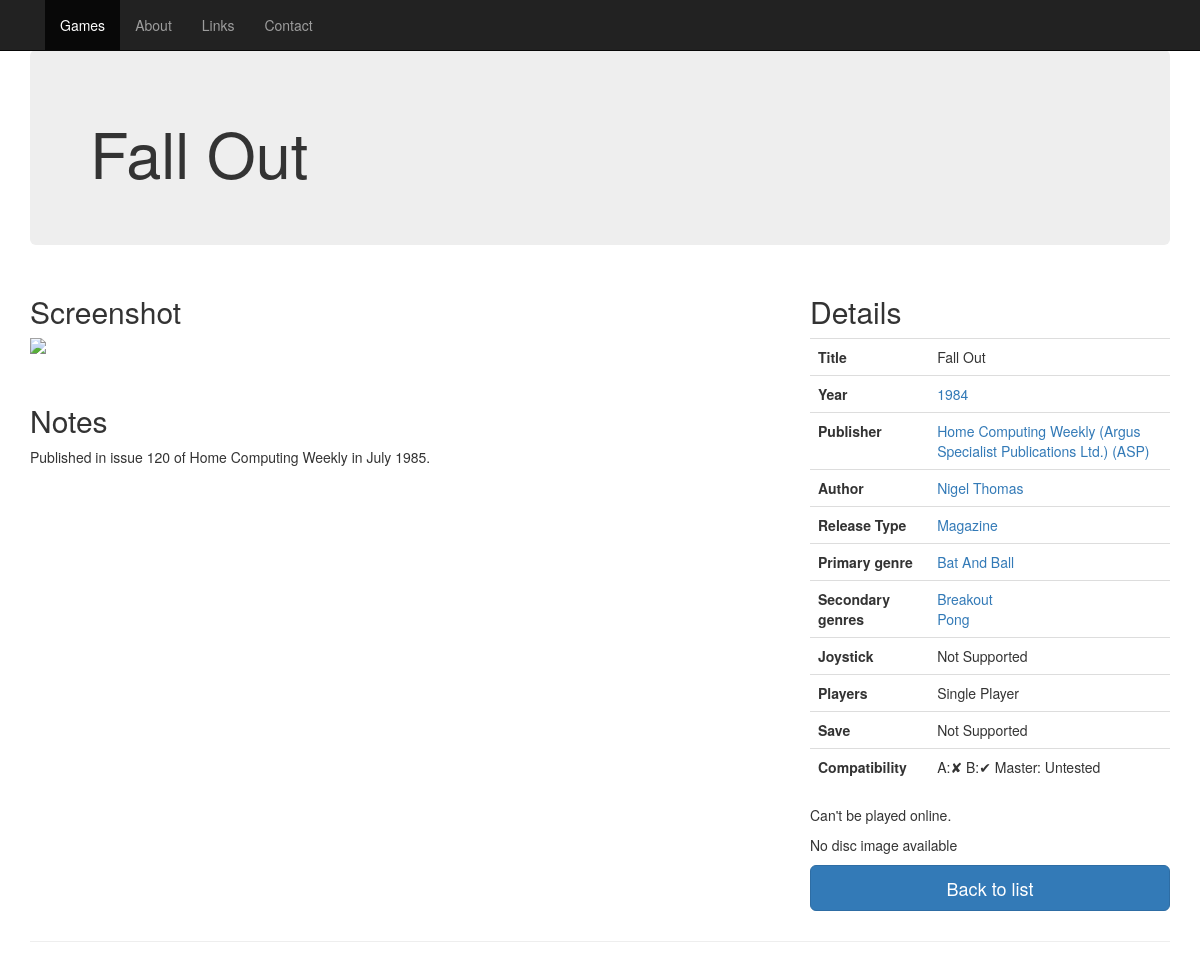
The app's page /web/game.php?id=1228 with its own data.
### tables this page shows
CREATE TABLE IF NOT EXISTS `games` (
  `id` int(11) NOT NULL,
  `parent` int(11) DEFAULT NULL,
  `title_article` varchar(80) DEFAULT NULL,
  `title` varchar(255) NOT NULL,
  `year` varchar(4) DEFAULT NULL,
  `genre` int(11) DEFAULT NULL,
  `reltype` char(1) DEFAULT NULL,
  `notes` mediumtext,
  `players_min` int(11) NOT NULL DEFAULT '1',
  `players_max` int(11) NOT NULL DEFAULT '1',
  `joystick` char(1) DEFAULT NULL,
  `save` char(1) DEFAULT NULL,
  `hardware` varchar(255) DEFAULT NULL COMMENT 'Hardware required',
  `electron` char(1) DEFAULT NULL COMMENT 'Electron game changed to work on BBC.',
  `version` varchar(255) DEFAULT NULL,
  `series` varchar(40) DEFAULT NULL,
  `series_no` varchar(20) DEFAULT NULL,
  `lastupdater` int(11) NOT NULL,
  `lastupdated` datetime NOT NULL,
  `created` datetime NOT NULL,
  `creator` int(11) NOT NULL,
  `imgupdated` datetime DEFAULT NULL,
  `imgupdater` int(11) NOT NULL,
  `compat_a` char(1) DEFAULT 'N' COMMENT 'Model A Compatibility',
  `compat_b` char(1) DEFAULT 'Y' COMMENT 'Model B Compatibility',
  `compat_master` char(1) DEFAULT NULL COMMENT 'Master Compatibility'
);

CREATE TABLE IF NOT EXISTS `games_publishers` (
  `id` int(11) NOT NULL,
  `gameid` int(11) NOT NULL,
  `pubid` int(11) NOT NULL,
  `main` char(1) NOT NULL DEFAULT 'Y'
);

CREATE TABLE IF NOT EXISTS `publishers` (
  `id` int(11) NOT NULL,
  `name` varchar(255) NOT NULL
);

CREATE TABLE IF NOT EXISTS `authors` (
  `id` int(11) NOT NULL,
  `name` varchar(255) NOT NULL,
  `alias` varchar(255) DEFAULT NULL
);

CREATE TABLE IF NOT EXISTS `reltype` (
  `id` char(1) NOT NULL DEFAULT '',
  `name` varchar(255) DEFAULT NULL,
  `selected` char(1) NOT NULL,
  `rel_order` int(13) DEFAULT NULL
);

CREATE TABLE IF NOT EXISTS `genres` (
  `id` int(11) NOT NULL,
  `name` varchar(255) NOT NULL
);

### web/includes/playlink.php (called while the page is built, shortened)
<?php
function get_scrshot($file,$subdir) {
  $di='gameimg/screenshots/default.jpg';
  if ($subdir === NULL or $subdir === '') {
    $imgfile = 'gameimg/screenshots/' . $file;
  } else {
    $imgfile = 'gameimg/screenshots/' . $subdir . '/' . $file;
  }
  if (!file_exists($imgfile)) {
    $imgfile=$di;
  }
  return $imgfile;
}
?>

### web/game.php (the view, shortened to what this page needs)
<?php
require 'includes/db_connect.php';
require 'includes/menu.php';
require 'includes/playlink.php';
$id=0;
if ( isset($_GET["id"])) {
  $id=intval($_GET["id"]);
}
$sql = "select g.id, g.title_article, g.title, g.parent, g.year, g.notes, g.joystick, g.players_min, g.players_max, g.save, g.hardware, g.version,
g.electron, g.series, g.series_no, n.name as genre, r.id as relid, r.name as reltype, g.compat_a, g.compat_b, g.compat_master from games g left join genres n on n.id = g.genre left join reltype r on r.id = g.reltype where g.id  = ?";
$sth = $db->prepare($sql,array(PDO::ATTR_CURSOR => PDO::CURSOR_FWDONLY));
$sth->bindParam(1, $id, PDO::PARAM_INT);
if ($sth->execute()) {
  $game = $sth->fetch();
} else {
  echo "Error:";
  echo "\n";
  $sth->debugDumpParams ();
  $game=array();
}
$sql = "select * from screenshots where gameid  = ?";
$sth = $db->prepare($sql,array(PDO::ATTR_CURSOR => PDO::CURSOR_FWDONLY));
$sth->bindParam(1, $id, PDO::PARAM_INT);
if ($sth->execute()) {
  $shot = $sth->fetchAll();
} else {
  echo "Error:";
  echo "\n";
  $sth->debugDumpParams ();
  $shot=array();
}
$scrshot=get_scrshot($shot[0]['filename'],$shot[0]['subdir']);
$sql = "select * from images where gameid  = ?";
$sth = $db->prepare($sql,array(PDO::ATTR_CURSOR => PDO::CURSOR_FWDONLY));
$sth->bindParam(1, $id, PDO::PARAM_INT);
if ($sth->execute()) {
  $img = $sth->fetch();
} else {
  echo "Error:";
  echo "\n";
  $sth->debugDumpParams ();
  $img=array();
}
$ssd = get_discloc($img["filename"],$img['subdir']);
$ssd_info = pathinfo($ssd);
$jsbeeb=JB_LOC;
$root=WS_ROOT;
$playlink=get_playlink($img,$jsbeeb,$root);
$imglink="";
if ($img['probs'] != 'N' and $playlink != NULL ) {
  if ($img['probs']=='P') {
    $imglink='<p style="text-align: center">This game doesn\'t work properly in jsbeeb.</p>' . $imglink .'<p><a type="button" class="btn btn-warning btn-lg center-block" onmousedown="log('.$id.',\'d\');" href="' . $playlink . '" >Play Anyway</a></p>';
  }else{
    $imglink=$imglink .'<p><a type="button" class="btn btn-primary btn-lg center-block" onmousedown="log('.$id.',\'d\');" href="' . $playlink . '" >Play</a></p>';
  }
} else {
  $imglink=$imglink."<p>Can't be played online.</p>";
}
if ( $ssd != NULL && file_exists($ssd)) {
  $imglink=$imglink.'<p><a type="button" download="'.$ssd_info['basename'].'" class="btn btn-primary btn-lg center-block" onmousedown="log('.$id.',\'d\');" href="' . $ssd . '">Download</a></p>';
  if ( $ssd_info['extension'] = 'ssd' ) {
    $imglink=$imglink.'<p><a href="explore.php?id='.$id.'" type="button" class="btn btn-primary btn-lg center-block">Explore Disc</a></p>';
  }
} else {
  $imglink=$imglink."<p>No disc image available</p>";
}
$sql = "select * from game_genre gg, genres g where gg.gameid  = ? and gg.genreid = g.id";
$sth = $db->prepare($sql,array(PDO::ATTR_CURSOR => PDO::CURSOR_FWDONLY));
$sth->bindParam(1, $id, PDO::PARAM_INT);
if ($sth->execute()) {
  $genres = $sth->fetchAll();
} else {
  echo "Error:";
  echo "\n";
  $sth->debugDumpParams ();
  $genres=array();
}
$sql = "select * from games_publishers gp, publishers p where gp.gameid  = ? and gp.pubid = p.id";
$sth = $db->prepare($sql,array(PDO::ATTR_CURSOR => PDO::CURSOR_FWDONLY));
$sth->bindParam(1, $id, PDO::PARAM_INT);
if ($sth->execute()) {
  $publishers = $sth->fetchAll();
} else {
  echo "Error:";
  echo "\n";
  $sth->debugDumpParams ();
  $genres=array();
}
$sql = "select a.name from games_authors ga, authors a where ga.games_id  = ? and ga.authors_id = a.id";
$sth = $db->prepare($sql,array(PDO::ATTR_CURSOR => PDO::CURSOR_FWDONLY));
$sth->bindParam(1, $id, PDO::PARAM_INT);
if ($sth->execute()) {
  $authors = $sth->fetchAll();
} else {
  echo "Error:";
  echo "\n";
  $sth->debugDumpParams ();
  $authors=array();
}
if (strlen($game["title_article"]) > 0) {
   $ta=$game["title_article"].' ';
} else {
   $ta='';
}
$split=explode('(',$game["title"]);
$title='<h1>' . $ta . $split[0];
if (count($split) > 1 ) {
   $title = $title . '</h1><p>(' . implode('(',array_slice($split,1)) . "</p>";
}  else {
   $title = $title . '</h1>';
}
$back_url='index.php';
$back_desc='home page';
if (array_key_exists('HTTP_REFERER', $_SERVER)) {
  if ( parse_url($_SERVER["HTTP_REFERER"],PHP_URL_HOST) == $_SERVER["SERVER_NAME"] ) {
    $back_url = "javascript:history.go(-1)";
    $back_desc='list';
  }
}
$s = '';
if ( count($genres) > 1) {
  $s = 's';
}
if ( ! empty($genres)) {
  $genretab='<tr><th>Secondary genre' . $s . '</th><td>';
  foreach ($genres as $genre) {
    $genretab=$genretab . '<a href="index.php?search='.urlencode($genre["name"]).'&on_S=on">' . $genre["name"] . "</a><br/>";
  }
  $genretab=$genretab . "</td></tr>";
} else {
  $genretab="";
}
$s = '';
if ( ! empty($publishers)) {
  $pubtab='<tr><th>Publisher' . $s . '</th><td>';
  foreach ($publishers as $publisher) {
    $pubtab=$pubtab . '<a href="index.php?search='. urlencode($publisher["name"]) .'&on_P=on">'.$publisher["name"] . "</a><br/>";
  }
  $pubtab=$pubtab . "</td></tr>";
} else {
  $pubtab="";
}
$s = '';
if ( ! empty($authors)) {
  $authortab='<tr><th>Author' . $s . '</th><td>';
  foreach ($authors as $author) {
    $authortab=$authortab . '<a href="index.php?search=' . urlencode($author["name"]) . '&on_A=on">' . $author["name"] . "</a><br/>";
  }
  $authortab=$authortab . "</td></tr>";
} else {
  $authortab="";
}
?><!DOCTYPE html>
<html lang="en">
  <head>
    <link href="bs/css/bootstrap.min.css" rel="stylesheet">
    <link href="bs/css/ie10-viewport-bug-workaround.css" rel="stylesheet">
    <link href="bs/css/jumbotron.css" rel="stylesheet">
  </head>
  <body>
 <nav class="navbar navbar-fixed-top navbar-inverse">
  <div class="container">
   <div class="navbar-header">
    <a href="index.php" class="navbar-brand"><?php echo $site_name?></a>
   </div>
  </div>
 </nav>
    <div class="container">
      <div class="jumbotron">
        <?php echo $title; ?>
      </div>
      <div class="row">
        <div class="col-md-8">
          <h2>Screenshot</h2>
          <p><img src="<?php echo $scrshot;?>" class="img-responsive"></p><p>&nbsp;</p>
<?php
   if ($game["notes"]!=Null ) {
      echo "<h2>Notes</h2><p>".$game["notes"]."</p>";
   }
   switch ($game['joystick']) {
    default:
        $js = "Not Supported";
   }
   switch ($game['save']) {
    default:
        $sa = "Not Supported";
   }
   if ($game["players_min"] == $game["players_max"]) {
      if ($game["players_min"] == 1) {
         $players="Single Player";
      } else {
         $players=$game["players_min"] . " players";
      }
   } else {
      $players=$game["players_min"] . " to " . $game["players_max"];
   }
   $compat='';
   if (!empty($game['compat_a'])) {
     if ($game['compat_a'] == 'Y') {
       $compat = 'A:&#10004; ';
     } else {
       $compat = "A:&#10008; ";
     }
   }
   if (!empty($game['compat_b'])) {
     if ($game['compat_b'] == 'Y') {
       $compat = $compat . "B:&#10004; ";
     } else {
       $compat = $compat . "B:&#10008; ";
     }
   }
   if (!empty($game['compat_master'])) {
     if ($game['compat_master'] == 'Y') {
       $compat = $compat . "Master:&#10004; ";
     } elseif ($game['compat_master'] == 'N') {
       $compat = $compat . "Master:&#10008; ";
     } else {
       $compat = $compat . "Master: Partial ";
     }
   } else {
     $compat = $compat . "Master: Untested ";
   }
?>
        </div>
        <div class="col-md-4">
          <h2>Details</h2>
          <table class="table">
            <tr><th>Title</th><td><?php echo $ta . $game["title"];?></td></tr>
            <tr><th>Year</th><td><a href="index.php?search=<?php echo $game["year"];?>&on_Y=on"><?php echo $game["year"];?></a></td></tr>
            <?php echo $pubtab;?>
            <?php echo $authortab;?>
            <tr><th>Release Type</th><td><a href="index.php?rt_<?php echo $game["relid"];?>="><?php echo $game["reltype"];?></a></td></tr>
            <tr><th>Primary genre</th><td><a href="index.php?search=<?php echo urlencode($game["genre"]);?>&on_G=on"><?php echo $game["genre"];?></a></td></tr>
            <?php echo $genretab;?>
            <tr><th>Joystick</th><td><?php echo $js;?></td></tr>
            <tr><th>Players</th><td><?php echo $players;?></td></tr>
            <tr><th>Save</th><td><?php echo $sa;?></td></tr>
            <tr><th>Compatibility</th><td><?php echo $compat;?></td></tr>
          </table>
          <?php echo $imglink; ?>
          <p><a type="button" class="btn btn-primary btn-lg center-block" href="<?php echo $back_url ?>" title="Back">Back to <?php echo $back_desc ?></a></p>
        </div>
      </div>
      <hr>
    </div>
  </body>
</html>

### web/bs/css/jumbotron.css (style rules this page uses)
body { padding-top: 50px; padding-bottom: 20px; }

### records on screen
games: title "Fall Out", notes "Published in issue 120 of Home Computing Weekly in July 1985.", year "1984", reltype.name "Magazine", genres.name "Bat And Ball", joystick "Not Supported", players_min "Single Player", save "Not Supported"
games_publishers: publishers.name "Home Computing Weekly (Argus Specialist Publications Ltd.) (ASP)"
authors: name "Nigel Thomas"
genres: name "Breakout"
genres: name "Pong"

### other values on screen
$name "Games"
$name "About"
$name "Links"
$name "Contact"
$s "s"
$compat "A:✘ B:✔ Master: Untested"
$back_desc "list"
